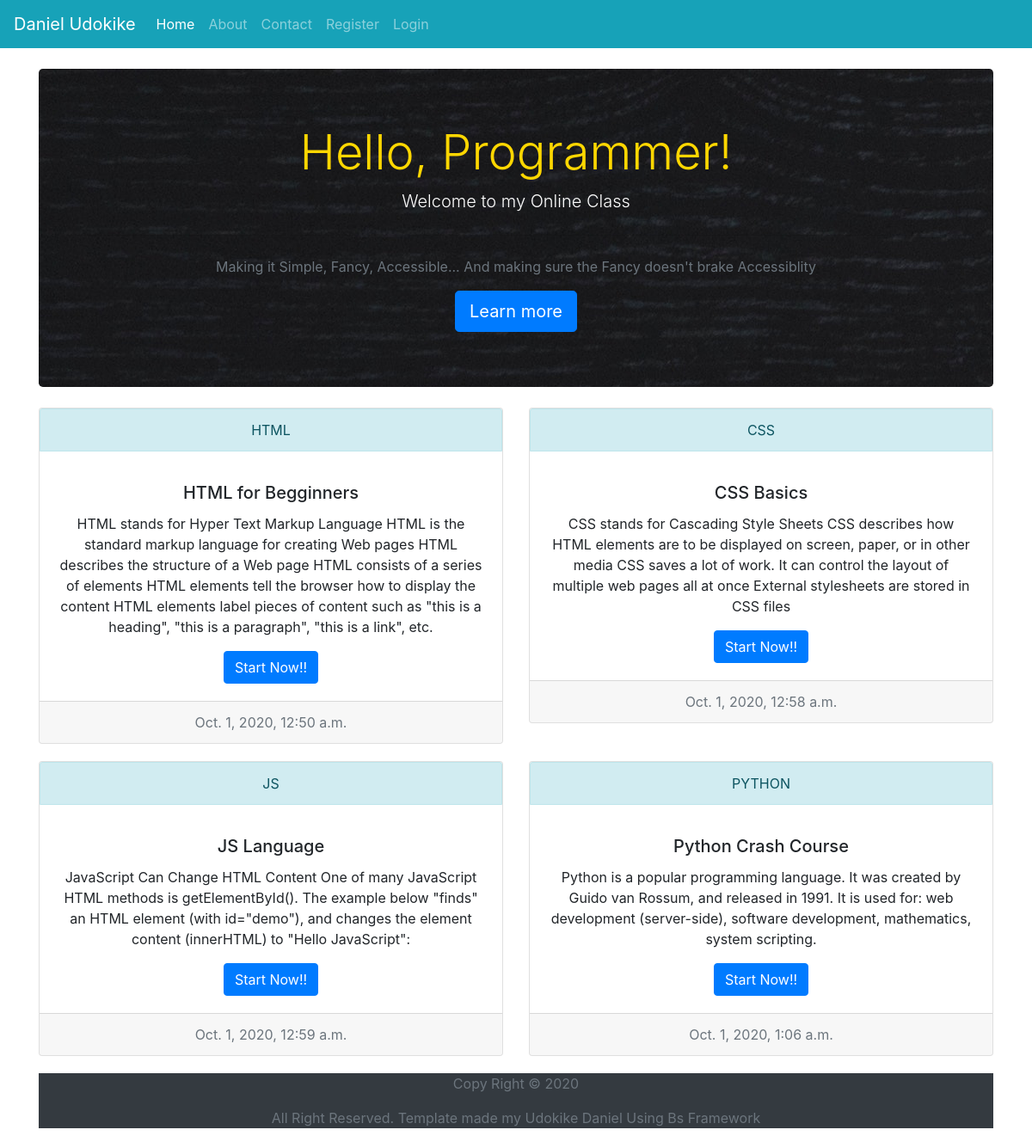
The page / on the database its author committed.
### webapp/models.py (models this page shows, shortened)
class TutorialCourses(models.Model):
    course_name = models.CharField(max_length=12)
    course_title = models.CharField(max_length=20)
    course_description = models.TextField()
    pub_date = models.DateTimeField('Date Published')

### webapp/views.py (the view)
# urls.py: path('', home_page_view, name='home'),
def home_page_view(request):
    if request.user.is_authenticated:
        return redirect('web_class:profile')
    else:
        query_set = TutorialCourses.objects.all()[:4]
        template = 'webapp/index.html'
        context = {
            'available_courses': query_set
        }
        return render(request, template, context)

### templates/webapp/index.html (shortened to what this page needs)
{% extends 'webapp/base.html' %}
{% load static %}
{% block content %}
 <div class="jumbotron text text-center my-4" style="background-image: url({% static 'webapp/images/welc-bg.jpg' %}); background-position: fixed; background-repeat: no-repeat;">
    <h1 class="display-4" style="color: gold;">Hello, Programmer!</h1>
    <p class="lead " style="color: #fff;">Welcome to my Online Class</p>
    <hr class="my-4">
    <p class="text text-muted">Making it Simple, Fancy, Accessible... And making sure the Fancy doesn't brake Accessiblity</p>
    <a class="btn btn-primary btn-lg" href="{% url 'web_class:login' %}" role="button">Learn more</a>
  </div>
 <div class="row my-0">
     {% for course in available_courses %}
         <div class="col-md-6">
            <div class="card text-center" style="margin-bottom: 20px;">
                <div class="card-header alert alert-info">
                  {{ course.course_name }}
                </div>
                <div class="card-body">
                  <h5 class="card-title">{{ course.course_title }}</h5>
                  <p class="card-text">{{ course.course_description }}</p>
                  <a href="{% url 'web_class:login' %}" class="btn btn-primary">Start Now!!</a>
                </div>
                <div class="card-footer text-muted">
                  {{ course.pub_date }}
                </div>
              </div>
         </div>
     {% endfor %}
 </div>
{% endblock content %}
{% block footer %}
    {% include 'webapp/partials/_footer.html' %}
{% endblock footer %}

### templates/webapp/base.html (shortened to what this page needs)
{% load static %}
<!DOCTYPE html>
<html lang="en">
<head>
    <link rel="stylesheet" href="{% static 'webapp/css/bootstrap.min.css' %}">
    <link rel="stylesheet" href="{% static 'webapp/css/main.css' %}">
</head>
<body>
    <header>
        {% include 'webapp/partials/_nav_links.html' %}
    </header>
    <div class="container">
        {% block content %}
        {% endblock %}
        <div>
            {% block footer %}
            {% endblock footer %}
        </div>
    </div>
</body>
</html>

### templates/webapp/partials/_nav_links.html (shortened to what this page needs)
<nav>
    {% if user.is_authenticated %}
    <nav class="navbar navbar-expand-lg navbar-dark bg-info">
        <a class="navbar-brand" href="{% url 'web_class:profile' %}">Welcome, {{ user.username }}</a>
        <button class="navbar-toggler" type="button" data-toggle="collapse" data-target="#navbarSupportedContent" aria-controls="navbarSupportedContent" aria-expanded="false" aria-label="Toggle navigation">
          <span class="navbar-toggler-icon"></span>
        </button>
        <div class="collapse navbar-collapse" id="navbarSupportedContent">
          <ul class="navbar-nav mr-auto">
            <li class="nav-item active">
              <a class="nav-link" href="{% url 'web_class:user_profile' %}">Profile <span class="sr-only">(current)</span></a>
            </li>
              <li class="nav-item active">
              <a class="nav-link" href="{% url 'web_class:profile' %}">Dashboard <span class="sr-only">(current)</span></a>
            </li>
            <li class="nav-item ">
              <a class="nav-link" href="{% url 'web_class:logout' %}">Logout</a>
            </li>
        </div>
      </nav>
    {% else %}
    <nav class="navbar navbar-expand-lg navbar-dark bg-info">
        <a class="navbar-brand" href="#">Daniel Udokike</a>
        <div class="collapse navbar-collapse" id="navbarSupportedContent">
          <ul class="navbar-nav mr-auto">
            <li class="nav-item active">
              <a class="nav-link" href="{% url 'web_class:home' %}">Home <span class="sr-only">(current)</span></a>
            </li>
            <li class="nav-item ">
              <a class="nav-link" href="{% url 'web_class:about' %}">About</a>
            </li>
            <li class="nav-item ">
                <a class="nav-link" href="{% url 'web_class:contact' %}">Contact</a>
              </li>
              <li class="nav-item ">
                <a class="nav-link" href="{% url 'web_class:register' %}">Register</a>
              </li>
              <li class="nav-item ">
                <a class="nav-link" href="{% url 'web_class:login' %}">Login</a>
              </li>
        </div>
      </nav>
   {% endif %}
</nav>

### templates/webapp/partials/_footer.html
<footer class="text text-center text-muted bg-dark">
        <p>Copy Right &copy; <script>document.write(new Date().getFullYear());</script></p>
        <p>All Right Reserved. Template made my Udokike Daniel Using Bs Framework</p>
</footer>

### rows shown on the page
TutorialCourses: course_name "HTML", course_title "HTML for Begginners", course_description "HTML stands for Hyper Text Markup Language HTML is the standard markup language for creating Web pages HTML describes the structure of a Web page HTML consists of a series of elements HTML elements tell the browser how to display the content HTML elements label pieces of content such as \"this is a heading\", \"this is a paragraph\", \"this is a link\", etc.", pub_date "Oct. 1, 2020, 12:50 a.m."
TutorialCourses: course_name "CSS", course_title "CSS Basics", course_description "CSS stands for Cascading Style Sheets CSS describes how HTML elements are to be displayed on screen, paper, or in other media CSS saves a lot of work. It can control the layout of multiple web pages all at once External stylesheets are stored in CSS files", pub_date "Oct. 1, 2020, 12:58 a.m."
TutorialCourses: course_name "JS", course_title "JS Language", course_description "JavaScript Can Change HTML Content One of many JavaScript HTML methods is getElementById(). The example below \"finds\" an HTML element (with id=\"demo\"), and changes the element content (innerHTML) to \"Hello JavaScript\":", pub_date "Oct. 1, 2020, 12:59 a.m."
TutorialCourses: course_name "PYTHON", course_title "Python Crash Course", course_description "Python is a popular programming language. It was created by Guido van Rossum, and released in 1991. It is used for: web development (server-side), software development, mathematics, system scripting.", pub_date "Oct. 1, 2020, 1:06 a.m."
